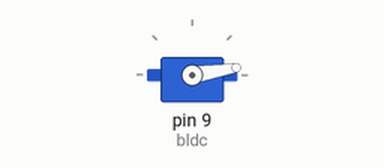
This sketch was run on a simulated Arduino Uno, built with avr-gcc and run on an emulated ATmega328P. On the bench: servo.

Above: at 2.1 s.
At 8.1 s:
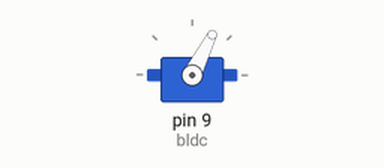
At 15.1 s:
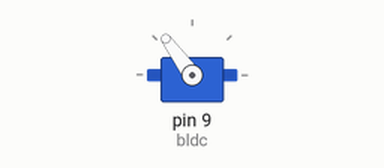
At 31.1 s:
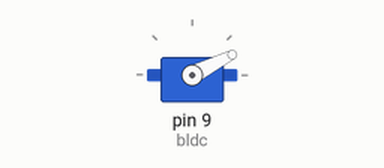
Timing chart, 0 to 35.5 s (numbered marks = the images above):
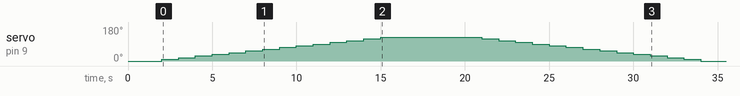

Measured:
- by itself, servo on pin 9 (bldc): rises from 0° to 126° in 13.0 s, then falls to 0° in 19.0 s

The sketch:

bldc.ino
```cpp
#include <Servo.h>

int pos = 0;
Servo bldc;

void arm(){
  setSpeed(0);
  delay(1000);
 }

void setSpeed(int speed){
  int angle = map(speed, 0, 100, 0, 180);
  bldc.write(angle);
}
void setup() {
  // put your setup code here, to run once:

  bldc.attach(9);
  arm();
}

void loop() {
  // put your main code here, to run repeatedly:
  int speed;
  for(speed=0;speed<=70;speed+=5){
    setSpeed(speed);
    delay(1000);
  }
  delay(4000);

  for(speed=70;speed>=0;speed-=5){
    setSpeed(speed);
    delay(1000);
  }
  delay(4000);
  setSpeed(0);
  delay(1000);
}
```
